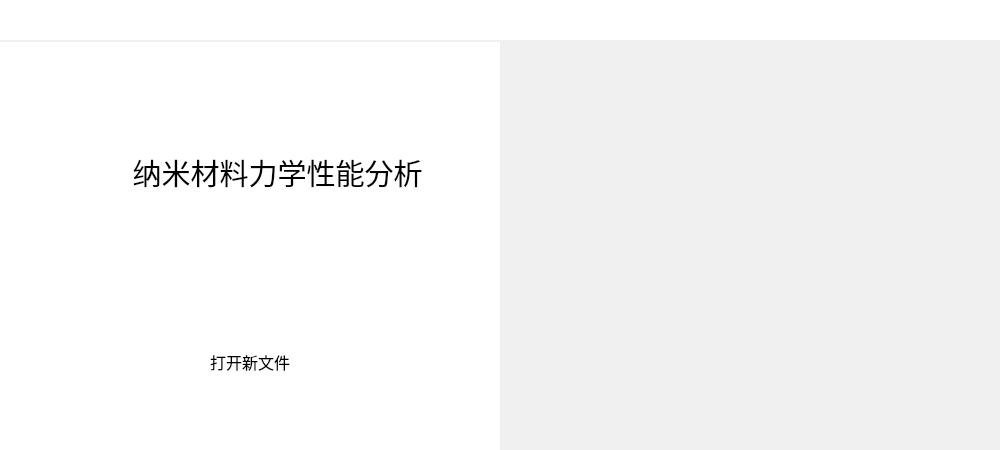
<?xml version="1.0" encoding="UTF-8"?>
<ui version="4.0">
 <class>welcome_page</class>
 <widget class="QMainWindow" name="welcome_page">
  <property name="geometry">
   <rect>
    <x>0</x>
    <y>0</y>
    <width>1000</width>
    <height>450</height>
   </rect>
  </property>
  <property name="sizePolicy">
   <sizepolicy hsizetype="Preferred" vsizetype="Preferred">
    <horstretch>0</horstretch>
    <verstretch>0</verstretch>
   </sizepolicy>
  </property>
  <property name="minimumSize">
   <size>
    <width>750</width>
    <height>450</height>
   </size>
  </property>
  <property name="maximumSize">
   <size>
    <width>16777215</width>
    <height>450</height>
   </size>
  </property>
  <property name="windowTitle">
   <string>video_process_page</string>
  </property>
  <property name="styleSheet">
   <string notr="true">QMainWindow {
                background-color: white;
            }</string>
  </property>
  <widget class="QWidget" name="central_widget">
   <property name="sizePolicy">
    <sizepolicy hsizetype="Expanding" vsizetype="Expanding">
     <horstretch>1</horstretch>
     <verstretch>1</verstretch>
    </sizepolicy>
   </property>
   <property name="minimumSize">
    <size>
     <width>0</width>
     <height>0</height>
    </size>
   </property>
   <property name="styleSheet">
    <string notr="true">#central_widget{
background-color: transparent;
}</string>
   </property>
   <layout class="QGridLayout" name="gridLayout">
    <property name="leftMargin">
     <number>0</number>
    </property>
    <property name="topMargin">
     <number>0</number>
    </property>
    <property name="rightMargin">
     <number>0</number>
    </property>
    <property name="bottomMargin">
     <number>0</number>
    </property>
    <property name="spacing">
     <number>0</number>
    </property>
    <item row="0" column="0">
     <widget class="QFrame" name="header">
      <property name="enabled">
       <bool>true</bool>
      </property>
      <property name="sizePolicy">
       <sizepolicy hsizetype="Preferred" vsizetype="Fixed">
        <horstretch>0</horstretch>
        <verstretch>0</verstretch>
       </sizepolicy>
      </property>
      <property name="minimumSize">
       <size>
        <width>0</width>
        <height>40</height>
       </size>
      </property>
      <property name="maximumSize">
       <size>
        <width>16777215</width>
        <height>40</height>
       </size>
      </property>
      <property name="styleSheet">
       <string notr="true">#header {
background-color:white;
}
</string>
      </property>
      <layout class="QHBoxLayout" name="horizontalLayout_2">
       <property name="spacing">
        <number>0</number>
       </property>
       <property name="sizeConstraint">
        <enum>QLayout::SizeConstraint::SetDefaultConstraint</enum>
       </property>
       <property name="leftMargin">
        <number>0</number>
       </property>
       <property name="topMargin">
        <number>0</number>
       </property>
       <property name="rightMargin">
        <number>0</number>
       </property>
       <property name="bottomMargin">
        <number>0</number>
       </property>
       <item>
        <spacer name="horizontalSpacer">
         <property name="orientation">
          <enum>Qt::Orientation::Horizontal</enum>
         </property>
         <property name="sizeHint" stdset="0">
          <size>
           <width>40</width>
           <height>20</height>
          </size>
         </property>
        </spacer>
       </item>
       <item>
        <widget class="QPushButton" name="min_botton">
         <property name="sizePolicy">
          <sizepolicy hsizetype="Fixed" vsizetype="Fixed">
           <horstretch>0</horstretch>
           <verstretch>0</verstretch>
          </sizepolicy>
         </property>
         <property name="minimumSize">
          <size>
           <width>33</width>
           <height>30</height>
          </size>
         </property>
         <property name="maximumSize">
          <size>
           <width>33</width>
           <height>30</height>
          </size>
         </property>
         <property name="styleSheet">
          <string notr="true">QPushButton{border:  none;}
QPushButton:hover {
    background-color:rgba(175,175,175,150) ;  /* 鼠标悬停时按钮的背景色 */
}</string>
         </property>
         <property name="text">
          <string/>
         </property>
         <property name="icon">
          <iconset theme="QIcon::ThemeIcon::ListRemove"/>
         </property>
         <property name="iconSize">
          <size>
           <width>50</width>
           <height>20</height>
          </size>
         </property>
        </widget>
       </item>
       <item>
        <widget class="QPushButton" name="max_botton">
         <property name="sizePolicy">
          <sizepolicy hsizetype="Fixed" vsizetype="Fixed">
           <horstretch>0</horstretch>
           <verstretch>0</verstretch>
          </sizepolicy>
         </property>
         <property name="minimumSize">
          <size>
           <width>33</width>
           <height>30</height>
          </size>
         </property>
         <property name="maximumSize">
          <size>
           <width>33</width>
           <height>30</height>
          </size>
         </property>
         <property name="mouseTracking">
          <bool>true</bool>
         </property>
         <property name="styleSheet">
          <string notr="true">QPushButton{border:  none;}
QPushButton:hover {
    background-color:rgba(175,175,175,150) ;  /* 鼠标悬停时按钮的背景色 */
}</string>
         </property>
         <property name="text">
          <string/>
         </property>
         <property name="icon">
          <iconset>
           <normaloff>icon/max.png</normaloff>icon/max.png</iconset>
         </property>
         <property name="iconSize">
          <size>
           <width>22</width>
           <height>22</height>
          </size>
         </property>
        </widget>
       </item>
       <item>
        <widget class="QPushButton" name="close_botton">
         <property name="sizePolicy">
          <sizepolicy hsizetype="Fixed" vsizetype="Fixed">
           <horstretch>0</horstretch>
           <verstretch>0</verstretch>
          </sizepolicy>
         </property>
         <property name="minimumSize">
          <size>
           <width>33</width>
           <height>30</height>
          </size>
         </property>
         <property name="maximumSize">
          <size>
           <width>33</width>
           <height>30</height>
          </size>
         </property>
         <property name="mouseTracking">
          <bool>true</bool>
         </property>
         <property name="styleSheet">
          <string notr="true">QPushButton{border:  none;}
QPushButton:hover {
    background-color:rgba(255,0,0,200) ;  /* 鼠标悬停时按钮的背景色 */
}</string>
         </property>
         <property name="text">
          <string/>
         </property>
         <property name="icon">
          <iconset theme="QIcon::ThemeIcon::EditClear"/>
         </property>
         <property name="iconSize">
          <size>
           <width>20</width>
           <height>20</height>
          </size>
         </property>
        </widget>
       </item>
      </layout>
     </widget>
    </item>
    <item row="1" column="0">
     <widget class="QFrame" name="main_page">
      <property name="styleSheet">
       <string notr="true"/>
      </property>
      <layout class="QHBoxLayout" name="horizontalLayout_4" stretch="0,0">
       <property name="spacing">
        <number>0</number>
       </property>
       <property name="leftMargin">
        <number>0</number>
       </property>
       <property name="topMargin">
        <number>0</number>
       </property>
       <property name="rightMargin">
        <number>0</number>
       </property>
       <property name="bottomMargin">
        <number>0</number>
       </property>
       <item>
        <widget class="QFrame" name="welcome_frame">
         <property name="sizePolicy">
          <sizepolicy hsizetype="Expanding" vsizetype="Preferred">
           <horstretch>1</horstretch>
           <verstretch>0</verstretch>
          </sizepolicy>
         </property>
         <property name="minimumSize">
          <size>
           <width>250</width>
           <height>0</height>
          </size>
         </property>
         <property name="styleSheet">
          <string notr="true">#welcome_frame{
background-color:white;

border: 2px solid rgb(240, 240, 240); 
border-bottom:transparent;
border-left:transparent;
border-right:transparent;
}</string>
         </property>
         <layout class="QVBoxLayout" name="verticalLayout_2">
          <property name="spacing">
           <number>0</number>
          </property>
          <property name="leftMargin">
           <number>0</number>
          </property>
          <property name="topMargin">
           <number>0</number>
          </property>
          <property name="rightMargin">
           <number>0</number>
          </property>
          <property name="bottomMargin">
           <number>0</number>
          </property>
          <item>
           <spacer name="verticalSpacer_2">
            <property name="orientation">
             <enum>Qt::Orientation::Vertical</enum>
            </property>
            <property name="sizeType">
             <enum>QSizePolicy::Policy::Maximum</enum>
            </property>
            <property name="sizeHint" stdset="0">
             <size>
              <width>10</width>
              <height>100</height>
             </size>
            </property>
           </spacer>
          </item>
          <item>
           <widget class="QWidget" name="video_widget" native="true">
            <property name="sizePolicy">
             <sizepolicy hsizetype="Expanding" vsizetype="Expanding">
              <horstretch>0</horstretch>
              <verstretch>0</verstretch>
             </sizepolicy>
            </property>
            <property name="minimumSize">
             <size>
              <width>80</width>
              <height>0</height>
             </size>
            </property>
            <property name="layoutDirection">
             <enum>Qt::LayoutDirection::LeftToRight</enum>
            </property>
            <layout class="QGridLayout" name="gridLayout_2">
             <item row="1" column="3">
              <spacer name="horizontalSpacer_4">
               <property name="orientation">
                <enum>Qt::Orientation::Horizontal</enum>
               </property>
               <property name="sizeHint" stdset="0">
                <size>
                 <width>40</width>
                 <height>20</height>
                </size>
               </property>
              </spacer>
             </item>
             <item row="1" column="1">
              <widget class="QPushButton" name="symbol_btn">
               <property name="sizePolicy">
                <sizepolicy hsizetype="Fixed" vsizetype="Fixed">
                 <horstretch>0</horstretch>
                 <verstretch>0</verstretch>
                </sizepolicy>
               </property>
               <property name="styleSheet">
                <string notr="true">QPushButton{
background-color:transparent;
}</string>
               </property>
               <property name="text">
                <string/>
               </property>
               <property name="icon">
                <iconset>
                 <normaloff>icon/1.png</normaloff>icon/1.png</iconset>
               </property>
               <property name="iconSize">
                <size>
                 <width>100</width>
                 <height>100</height>
                </size>
               </property>
               <property name="flat">
                <bool>true</bool>
               </property>
              </widget>
             </item>
             <item row="1" column="2">
              <widget class="QLabel" name="label">
               <property name="font">
                <font>
                 <pointsize>22</pointsize>
                </font>
               </property>
               <property name="contextMenuPolicy">
                <enum>Qt::ContextMenuPolicy::ActionsContextMenu</enum>
               </property>
               <property name="text">
                <string> 纳米材料力学性能分析</string>
               </property>
               <property name="alignment">
                <set>Qt::AlignmentFlag::AlignCenter</set>
               </property>
              </widget>
             </item>
             <item row="1" column="0">
              <spacer name="horizontalSpacer_5">
               <property name="orientation">
                <enum>Qt::Orientation::Horizontal</enum>
               </property>
               <property name="sizeHint" stdset="0">
                <size>
                 <width>40</width>
                 <height>20</height>
                </size>
               </property>
              </spacer>
             </item>
            </layout>
           </widget>
          </item>
          <item>
           <widget class="QFrame" name="tool_frame">
            <property name="sizePolicy">
             <sizepolicy hsizetype="Expanding" vsizetype="Expanding">
              <horstretch>0</horstretch>
              <verstretch>2</verstretch>
             </sizepolicy>
            </property>
            <property name="minimumSize">
             <size>
              <width>0</width>
              <height>180</height>
             </size>
            </property>
            <property name="font">
             <font>
              <pointsize>9</pointsize>
             </font>
            </property>
            <property name="layoutDirection">
             <enum>Qt::LayoutDirection::LeftToRight</enum>
            </property>
            <property name="styleSheet">
             <string notr="true">border:None;</string>
            </property>
            <property name="frameShape">
             <enum>QFrame::Shape::StyledPanel</enum>
            </property>
            <property name="frameShadow">
             <enum>QFrame::Shadow::Raised</enum>
            </property>
            <layout class="QHBoxLayout" name="horizontalLayout">
             <property name="spacing">
              <number>0</number>
             </property>
             <property name="leftMargin">
              <number>0</number>
             </property>
             <property name="topMargin">
              <number>0</number>
             </property>
             <property name="rightMargin">
              <number>0</number>
             </property>
             <property name="bottomMargin">
              <number>0</number>
             </property>
             <item>
              <spacer name="horizontalSpacer_2">
               <property name="orientation">
                <enum>Qt::Orientation::Horizontal</enum>
               </property>
               <property name="sizeHint" stdset="0">
                <size>
                 <width>181</width>
                 <height>20</height>
                </size>
               </property>
              </spacer>
             </item>
             <item>
              <widget class="QFrame" name="open_new_frame">
               <property name="sizePolicy">
                <sizepolicy hsizetype="Minimum" vsizetype="Preferred">
                 <horstretch>0</horstretch>
                 <verstretch>0</verstretch>
                </sizepolicy>
               </property>
               <property name="frameShape">
                <enum>QFrame::Shape::StyledPanel</enum>
               </property>
               <property name="frameShadow">
                <enum>QFrame::Shadow::Raised</enum>
               </property>
               <layout class="QVBoxLayout" name="verticalLayout">
                <item>
                 <widget class="QPushButton" name="open_new_btn">
                  <property name="sizePolicy">
                   <sizepolicy hsizetype="Fixed" vsizetype="Fixed">
                    <horstretch>0</horstretch>
                    <verstretch>0</verstretch>
                   </sizepolicy>
                  </property>
                  <property name="minimumSize">
                   <size>
                    <width>80</width>
                    <height>80</height>
                   </size>
                  </property>
                  <property name="text">
                   <string notr="true"/>
                  </property>
                  <property name="icon">
                   <iconset>
                    <normaloff>icon/open_new.png</normaloff>icon/open_new.png</iconset>
                  </property>
                  <property name="iconSize">
                   <size>
                    <width>80</width>
                    <height>80</height>
                   </size>
                  </property>
                  <property name="flat">
                   <bool>true</bool>
                  </property>
                 </widget>
                </item>
                <item>
                 <widget class="QLabel" name="label_new_video">
                  <property name="sizePolicy">
                   <sizepolicy hsizetype="Preferred" vsizetype="Fixed">
                    <horstretch>0</horstretch>
                    <verstretch>0</verstretch>
                   </sizepolicy>
                  </property>
                  <property name="font">
                   <font>
                    <pointsize>12</pointsize>
                   </font>
                  </property>
                  <property name="text">
                   <string>打开新文件</string>
                  </property>
                  <property name="alignment">
                   <set>Qt::AlignmentFlag::AlignCenter</set>
                  </property>
                 </widget>
                </item>
               </layout>
              </widget>
             </item>
             <item>
              <spacer name="horizontalSpacer_3">
               <property name="orientation">
                <enum>Qt::Orientation::Horizontal</enum>
               </property>
               <property name="sizeHint" stdset="0">
                <size>
                 <width>181</width>
                 <height>20</height>
                </size>
               </property>
              </spacer>
             </item>
            </layout>
           </widget>
          </item>
          <item>
           <spacer name="verticalSpacer">
            <property name="orientation">
             <enum>Qt::Orientation::Vertical</enum>
            </property>
            <property name="sizeHint" stdset="0">
             <size>
              <width>20</width>
              <height>40</height>
             </size>
            </property>
           </spacer>
          </item>
         </layout>
        </widget>
       </item>
       <item>
        <widget class="QFrame" name="file_frame">
         <property name="sizePolicy">
          <sizepolicy hsizetype="Expanding" vsizetype="Preferred">
           <horstretch>1</horstretch>
           <verstretch>0</verstretch>
          </sizepolicy>
         </property>
         <property name="styleSheet">
          <string notr="true">#file_frame{
background-color:rgb(240,240,240);
}</string>
         </property>
        </widget>
       </item>
      </layout>
     </widget>
    </item>
   </layout>
  </widget>
 </widget>
 <resources/>
 <connections/>
</ui>
